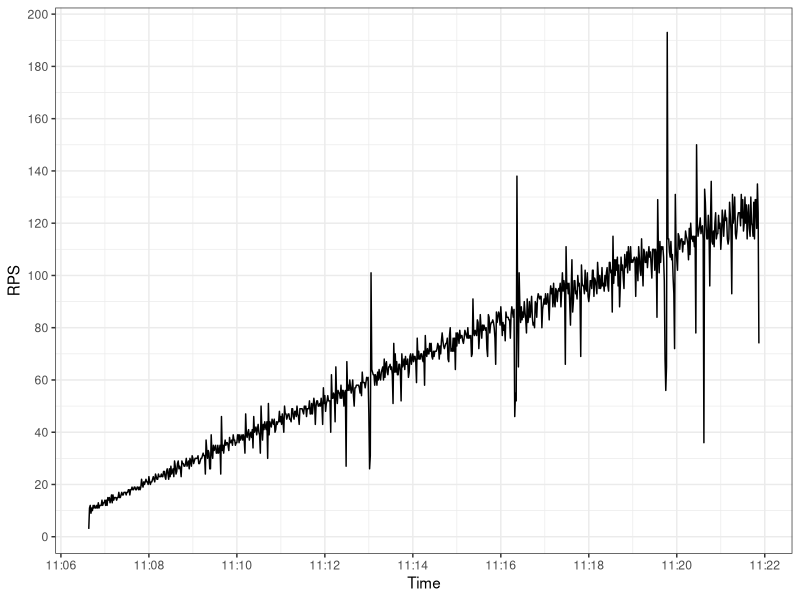

Generate this figure with R:
library("ggplot2")
library("scales")

png(filename="rps.png", width=640, height=480)

dat = read.csv("rps_aws.csv")
dat$time = as.POSIXct(dat$time, format = "%Y-%m-%dT%H:%M:%SZ")

ggplot(data=dat, aes(time)) +
geom_line(aes(y = rps)) +
theme_bw() +
scale_x_datetime(labels = date_format("%H:%M"), breaks = pretty_breaks(n=10)) +
scale_y_continuous(breaks=pretty_breaks(n=10)) +
labs(x = "Time", y = "RPS")
